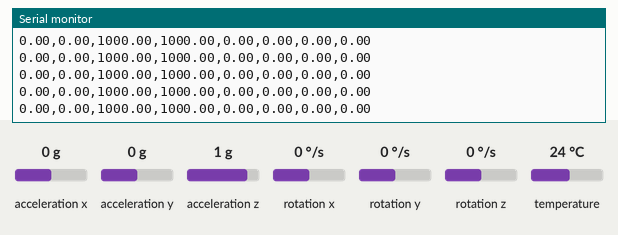
This sketch was run on a simulated ESP32-S3. Shown: the last lines printed to the serial monitor. Inputs (shaded band) come from the test bench; at power-on: acceleration x 0 g, acceleration y 0 g, acceleration z 1 g, rotation x 0 °/s, rotation y 0 °/s, rotation z 0 °/s, temperature 24 °C.

Above: at 1.2 s.
1.3 s: acceleration x set to -1.4 g
At 2.0 s:
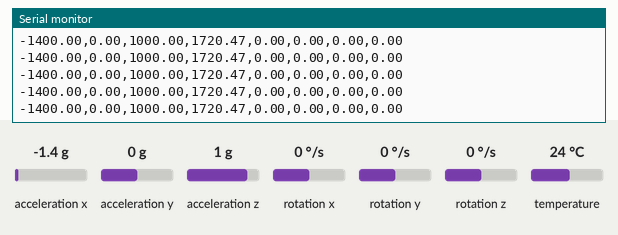
2.8 s: acceleration y set to -1.4 g
At 3.3 s:
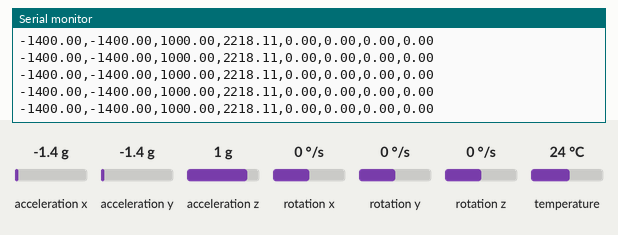
4.3 s: acceleration z set to -0.8 g
At 5.1 s:
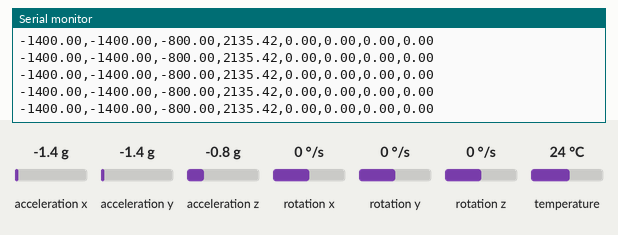
Timing chart, 0 to 7.3 s (numbered marks = the images above; inputs shaded):
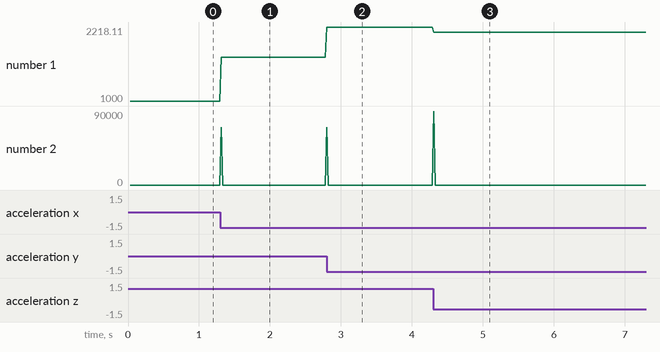

Measured:
- after the input at 1.3 s, the serial monitor: prints a new line at once (image 1)
- after the input at 2.8 s, the serial monitor: prints a new line at once (image 2)
- after the input at 4.3 s, the serial monitor: prints a new line at once (image 3)
- plotted number 1: 1000 → 1720.47 after the input at 1.3 s, 1720.47 → 2218.11 after the input at 2.8 s, 2218.11 → 2135.42 after the input at 4.3 s

The sketch:

MPU6050_ESP32S3.ino
```cpp
#include <Adafruit_MPU6050.h>
#include <Adafruit_Sensor.h>
#include <Wire.h>

#define SDA 8
#define SCL 9

const long BAUD_RATE = 115200;
Adafruit_MPU6050 mpu;

// Timing parameters for a stable 50Hz (20ms) polling window
unsigned long lastTime = 0;
const unsigned long sampleInterval = 20;
const float GRAVITY_MS2 = SENSORS_GRAVITY_STANDARD; // ~9.80665 m/s^2

// Global C arrays to track physical dimensions [0]=X, [1]=Y, [2]=Z
float prevAcc[3] = {0.0, 0.0, 0.0};
float currentAcc[3];
float axialJerk[3];

// Convert m/s^2 array elements to milli-G (mg) values
void convertToMg(const float raw_ms2[3], float out_mg[3]) {
  for (int i = 0; i < 3; i++) {
    out_mg[i] = (raw_ms2[i] / GRAVITY_MS2) * 1000.0;
  }
}

// Calculate directional jerk vectors and return the resultant 3D magnitude
float calculateJerk(const float current_mg[3], const float prev_mg[3], float dt, float out_jerk[3]) {
  float sumSq = 0.0;
  for (int i = 0; i < 3; i++) {
    out_jerk[i] = (current_mg[i] - prev_mg[i]) / dt;
    sumSq += out_jerk[i] * out_jerk[i];
  }
  return sqrt(sumSq);
}

// Calculate the 3D vector resultant magnitude of acceleration
float calculateAcc(const float acc_mg[3]) {
  float sumSq = 0.0;
  for (int i = 0; i < 3; i++) {
    sumSq += acc_mg[i] * acc_mg[i];
  }
  return sqrt(sumSq);
}

// Shift array parameters forward in memory to update history
void shift_memory(float dest_array[3], const float src_array[3]) {
  for (int i = 0; i < 3; i++) {
    dest_array[i] = src_array[i];
  }
}

void mpu_settings() {
  auto AccelRange = MPU6050_RANGE_2_G;
  auto GyroRange = MPU6050_RANGE_500_DEG;
  auto Bandwidth = MPU6050_BAND_21_HZ; // Removes vibration noise

  mpu.setAccelerometerRange(AccelRange);
  mpu.setGyroRange(GyroRange);
  mpu.setFilterBandwidth(Bandwidth);

  Serial.printf("Accelerometer Range: %d\n", AccelRange);
  Serial.printf("Gyroscope Range: %d\n", GyroRange);
  Serial.printf("Bandwidth: %d\n", Bandwidth);
}

void jerk_calculation() {
  // Non-blocking execution loop locked to exactly 20ms windows
  if (millis() - lastTime >= sampleInterval) {
    float dt = (float)(millis() - lastTime) / 1000.0; // Dynamic dt delta
    lastTime = millis();

    // 1. Fetch single fresh sensor event
    sensors_event_t a, g, temp;
    mpu.getEvent(&a, &g, &temp);

    // 2. Wrap the dynamic variables into a temporary raw local array
    float raw[3] = {a.acceleration.x, a.acceleration.y, a.acceleration.z};

    // 3. Populate currentAcc array elements with mg data
    convertToMg(raw, currentAcc);

    // 4. Compute Vector Magnitude from current mg properties
    float accMagnitude = calculateAcc(currentAcc);

    // 5. Compute true jerk against frozen historical prevAcc registers
    float jerkMagnitude = calculateJerk(currentAcc, prevAcc, dt, axialJerk);

    // 6. Stream clean, comma-separated CSV formatting for Edge Impulse ingestion
    Serial.print(currentAcc[0]);   Serial.print(","); // X-axis mg
    Serial.print(currentAcc[1]);   Serial.print(","); // Y-axis mg
    Serial.print(currentAcc[2]);   Serial.print(","); // Z-axis mg
    Serial.print(accMagnitude);    Serial.print(","); // Total Acceleration Magnitude
    Serial.print(jerkMagnitude);   Serial.print(",");  // True Resultant Jerk Magnitude

    // Optional directional jerk output lines if your model requires them:
    Serial.print(axialJerk[0]); Serial.print(",");
    Serial.print(axialJerk[1]); Serial.print(",");
    Serial.println(axialJerk[2]);

    // 7. Advance array states to historical registers for the next step iteration
    shift_memory(prevAcc, currentAcc);
  }
}

void setup() {
  Serial.begin(BAUD_RATE);
  while (!Serial) { delay(10); }

  Serial.println("Adafruit MPU6050 Fall Detection Framework");
  Wire.begin(SDA, SCL);

  while (!mpu.begin()) {
    Serial.println("Failed to detect MPU6050 chip over I2C!");
    delay(100);
  }
  Serial.println("MPU6050 Initialised Successfully.");

  mpu_settings();

  // Priming the historical array data with standard gravity to avoid a fake startup spike
  sensors_event_t a, g, temp;
  mpu.getEvent(&a, &g, &temp);
  float raw_start[3] = {a.acceleration.x, a.acceleration.y, a.acceleration.z};
  convertToMg(raw_start, prevAcc);

  lastTime = millis();
}

void loop() {
  jerk_calculation(); // Let the internal 20ms block smoothly pacing execution
}
```
